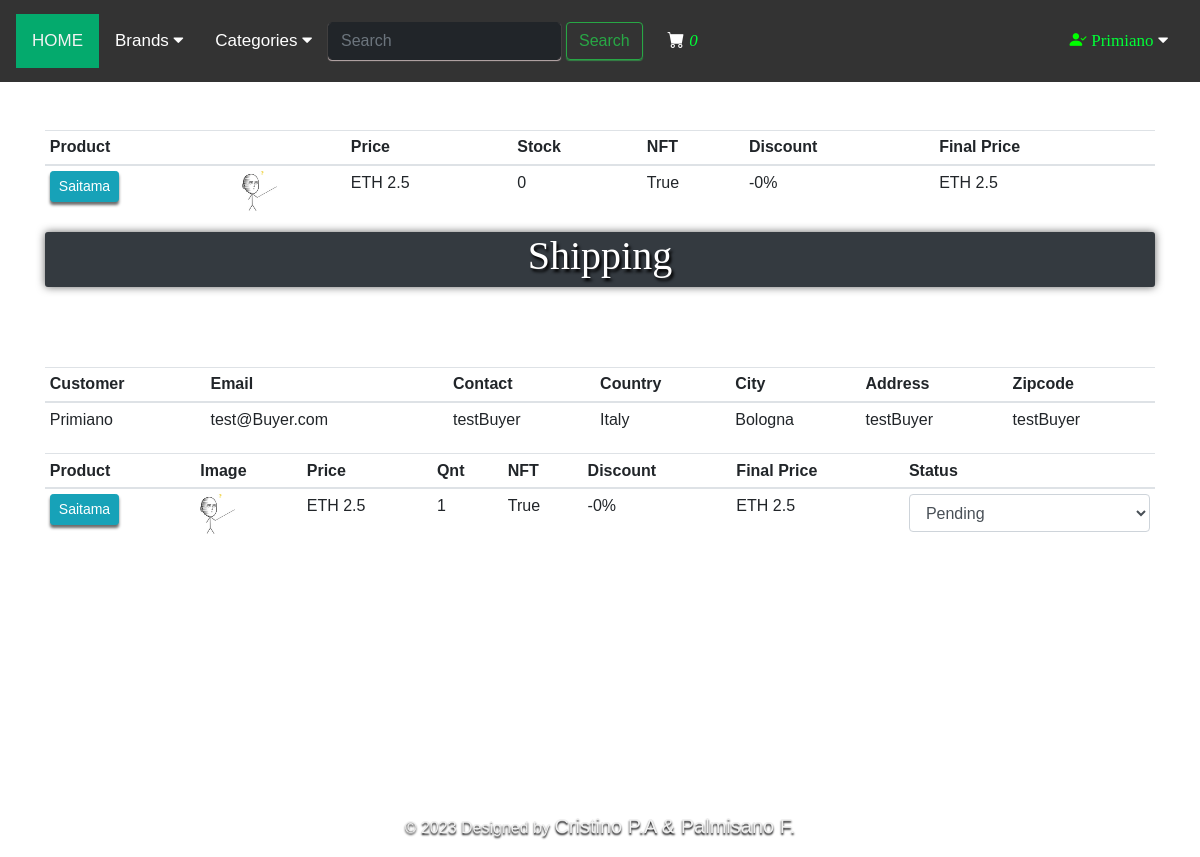
The app's page /customer/order_info/cfa8a533d626276ca2135281667f2c7f (signed in) with its own data.
### src/customers/models.py (models this page shows, shortened)
class Register(db.Model, UserMixin):
    id= db.Column(db.Integer, primary_key=True)
    name= db.Column(db.String(50), unique=False)
    username= db.Column(db.String(50), unique=True)
    email= db.Column(db.String(50), unique=True)
    password= db.Column(db.String(150), unique=False)
    country= db.Column(db.String(50), unique=False)
    city= db.Column(db.String(50), unique=False)
    contact= db.Column(db.String(50), unique=False)
    address= db.Column(db.String(50), unique=False)
    zipcode= db.Column(db.String(50), unique=False)
    profile= db.Column(db.String(200), unique=False, default='profile.jpg')
    date_created= db.Column(db.DateTime, nullable=False, default=datetime.utcnow)

### src/products/models.py (models this page shows, shortened)
class AddProduct(db.Model):
    __searchable__= ['name','desc']
    product_id = db.Column(db.String(50), primary_key=True)
    name = db.Column(db.String(80), nullable=False)
    price = db.Column(db.Numeric(10,8), nullable=False) #0.00000001
    discount = db.Column(db.Integer, default=0)
    stock = db.Column(db.Integer, nullable=False)
    is_nft=db.Column(db.Boolean, nullable=False, default=False)
    nft_hash = db.Column(db.String(200))
    desc = db.Column(db.Text, nullable=False)
    pub_date = db.Column(db.DateTime, nullable=False, default=datetime.utcnow)
    owner_email = db.Column(db.Integer,db.ForeignKey('register.email'), nullable=False)
    mail = db.relationship('Register',foreign_keys='AddProduct.owner_email', backref=db.backref('AddProduct_owner_email', lazy=True))
    owner_address = db.Column(db.String(50), nullable=False, default=None)
    brand_id = db.Column(db.Integer, db.ForeignKey('brand.id'), nullable=False)
    brand = db.relationship('Brand',backref=db.backref('AddProduct_brand', lazy=True))
    category_id= db.Column(db.Integer, db.ForeignKey('category.id'), nullable=False)
    category = db.relationship('Category', backref=db.backref('AddProduct_category', lazy=True))
    image_1= db.Column(db.String(150),nullable=False)
    image_2= db.Column(db.String(150),nullable=True, default=None)
    image_3= db.Column(db.String(150),nullable=True, default=None)

### app.py (the view)
@app.route('/customer/order_info/<product_id>')
@login_required
def order_info(product_id):
    return CustomerManager.order_info(product_id)

### src/customers/models.py (called while the page is built)
@login_manager.user_loader
def user_loader(user_id):
    return Register.query.get(user_id)

    def process_result_value(self, value, dialect):
        if value is None:
            return '{}'
        else:
            return json.loads(value)

### templates/customer/order_info.html (shortened to what this page needs)
{% extends 'layout.html' %}
{% block content %}
{% include 'navbar.html' %}
<div class="container mt-4">
    <div class="row">
        <div class="col-md-12">
            <table class="table table-sm table-hover">
                <thead>
                    <th>Product</th>
                    <th></th>
                    <th>Price</th>
                    <th>Stock</th>
                    {% if reference_product.is_nft %}
                    <th>NFT</th>
                    {%endif %}
                    <th>Discount</th>
                    <th>Final Price</th>
                </thead>
                <tbody>
                    {% set discount = "%0.2f" | format((reference_product.discount/100) * reference_product.price|float)
                    %}
                    <tr>
                        <td><a href="{{url_for('get_product',id=reference_product.product_id)}}"
                                class="btn btn-sm btn-info" method="GET" type="submit"
                                style="box-shadow: 0px 3px 3px rgb(107, 107, 107);">{{reference_product.name}}</a>
                        </td>
                        <td><img src="{{url_for('static', filename='images/' + reference_product.image_1)}}" width="35"
                                height="40">
                        </td>
                        <td class="trailing">ETH {{"%.8f"|format(reference_product.price)}}</td>
                        <td>
                            {{ reference_product.stock }}
                        </td>
                        {% if reference_product.is_nft %}
                        <td>
                            {{ reference_product.is_nft }}
                        </td>
                        {%endif %}
                        {% if reference_product.discount >= 0 %}
                        <td>-{{reference_product.discount}}%</td>
                        {% else %}
                        <td></td>
                        {% endif %}
                        <td class="trailing">ETH {{"%0.8f"|format((reference_product.price|float) - discount|float)}}
                        </td>
                    </tr>
                </tbody>
            </table>
            <h2 class="text-center h1 text-white bg-dark bg-gradient"
                style="text-shadow: 2px 3px 3px black;
                  font-family:Verdana; height: 55px;  margin-top: 5px; border-radius: 3px; box-shadow: 0px 0px 8px rgb(102, 102, 102);">Shipping</h2>
            {% for i in range(orders|length) %}
            {% set order = orders[i]['order'] %}
            {% set customer = orders[i]['customer'] %}
            {% set product = orders[i]['product'] %}
            <br>
            <br>
            <br>
            <table class="table table-sm table-hover">
                <thead>
                    <th>Customer</th>
                    <th>Email</th>
                    <th>Contact</th>
                    <th>Country</th>
                    <th>City</th>
                    <th>Address</th>
                    <th>Zipcode</th>
                </thead>
                <tbody>
                    <tr>
                        <td>
                            {{ customer.name }}
                        </td>
                        <td>
                            {{ customer.email }}
                        </td>
                        <td>
                            {{ customer.contact }}
                        </td>
                        <td>
                            {{ customer.country }}
                        </td>
                        <td>
                            {{ customer.city }}
                        </td>
                        <td>
                            {{ customer.address }}
                        </td>
                        <td>
                            {{ customer.zipcode }}
                        </td>
                    </tr>
                </tbody>
            </table>
            <table class="table table-sm table-hover">
                <thead>
                    <th>Product</th>
                    <th>Image</th>
                    <th>Price</th>
                    <th>Qnt</th>
                    <th>NFT</th>
                    <th>Discount</th>
                    <th>Final Price</th>
                    <th>Status</th>
                </thead>
                <tbody>
                    {% set discount = "%0.2f" | format((product.discount/100) * product.price|float) %}
                    <tr>
                        <td><a href="{{url_for('get_product',id=product.product_id)}}" class="btn btn-sm btn-info"
                                method="GET" type="submit"
                                style="box-shadow: 0px 3px 3px rgb(107, 107, 107);">{{product.name}}</a>
                        </td>
                        <td><img src="{{url_for('static', filename='images/' + product.image_1)}}" width="35"
                                height="40">
                        </td>
                        <td class="trailing">ETH {{"%.8f"|format(product.price)}}</td>
                        <td>
                            {{ product.quantity }}
                        </td>
                        {% if product.is_nft %}
                        <td>
                            {{ product.is_nft }}
                        </td>
                        {% endif %}
                        {% if product.discount >= 0 %}
                        <td>-{{product.discount}}%</td>
                        {% else %}
                        <td></td>
                        {% endif %}
                        <td class="trailing">ETH {{"%0.8f"|format((product.price|float) - discount|float)}}</td>
                        <td>
                            <form id="status_form_{{order.invoice}}"
                                action="{{url_for('update_product_status', id=order.invoice)}}" method="post">
                                <select name="status" id="status" class="form-control" required
                                    onchange="this.form.submit()">
                                    <option value="{{product.status}}" selected>{{product.status}}</option>
                                </select>
                            </form>
                        </td>
                    </tr>
                </tbody>
            </table>
            {% endfor %}
        </div>
    </div>
</div>
{% include 'footer.html' %}
{% endblock content %}

### templates/layout.html (shortened to what this page needs)
<!doctype html>
<html lang="pt-br">
<head>
  <link rel="stylesheet" href="https://cdn.jsdelivr.net/npm/bootstrap@4.4.1/dist/css/bootstrap.min.css">
  <link rel="stylesheet" href="https://cdn.jsdelivr.net/npm/bootstrap-icons@1.9.1/font/bootstrap-icons.css">
  <link rel="stylesheet" href="https://cdnjs.cloudflare.com/ajax/libs/font-awesome/4.7.0/css/font-awesome.min.css">
</head>
<body>
  {% block content %}
  {% endblock content %}
</body>
</html>

### templates/navbar.html (shortened to what this page needs)
<div class="topnav" id="myTopnav">
    <a href="{{ url_for('home') }}" class="active">HOME</a>
    <div class="dropdown">
        <button class="dropbtn">Brands
            <i class="fa fa-caret-down"></i>
        </button>
    </div>
    <div class="dropdown">
        <button class="dropbtn">Categories
            <i class="fa fa-caret-down"></i>
        </button>
    </div>
    <div id="search_no_responsive" name="search_no_responsive">
        <a id="search_box" name="search_box">
            <form class="d-flex" role="search" action="{{url_for('result')}}">
                <input class="form-control" type="search" placeholder="Search" aria-label="Search" name="q" style=" border-color: #212529; background-color: #212529;
                box-shadow: 0px 1px 1px rgb(189, 173, 173); color: #ffff;">
                <button class="btn btn-outline-success" type="submit"
                    style="margin-left: 5px;  box-shadow:0px 1px 1px rgb(53, 131, 70);">Search</button>
            </form>
        </a>
    </div>
    <a href="{{url_for('getcart')}}" class="nav-link" style="color: #ffff; margin-left: 5px; min-width: 70px;"
        title="Cart">
        <i class="bi bi-cart-fill">
            <span
                style="color: rgb(0, 255, 55); font-family: 'Verdana'; font: bold;">{{session['Shoppingcart']|length}}</span>
        </i>
    </a>
    {% if logged==True %}
    <div class="dropdown" id="log_user" name="log_user">
        <button class="dropbtn">
            <i class="bi bi-person-check-fill" style="color: rgb(0, 255, 0);"></i>
            <span style="color: rgb(0, 255, 55); font-family: 'Verdana';">{{current_user.name}}</span>
            <i class="fa fa-caret-down"></i>
        </button>
    </div>
    {% endif %}
</div>
<br>

### templates/footer.html
<footer class="text-centert" style="margin-top: 20%;">
    <div class="text-center p-3" style="color: rgb(240, 240, 240); text-shadow: 0px 2px 2px rgb(0, 1, 2);">
        © 2023 Designed by
        <a class="text-center" href="http://www.github.com/Frankgamer97" style="color: rgb(240, 240, 240); font-style: bold;
          font-size: 20px; text-shadow: 0px 2px 2px rgb(0, 1, 2);">Cristino P.A & Palmisano F.</a>
    </div>
</footer>

### templates/navbar.html (style rules this page uses)
body { margin: 0; font-family: Arial }
.topnav { overflow: hidden; background-color: #333; padding: 14px 16px; }
.topnav a { float: left; display: block; color: #f2f2f2; text-align: center; padding: 14px 16px; text-decoration: none; font-size: 17px; }
.topnav a:has(.d-flex) { padding: 0px 0px; }
.active { background-color: #04AA6D; color: white; }
.dropdown { float: left; overflow: hidden; }
.dropdown .dropbtn { font-size: 17px; border: none; outline: none; color: white; padding: 14px 16px; background-color: inherit; font-family: inherit; margin: 0; }
#log_user, #cust_reg, #cust_log { float: right; }
.topnav .d-flex { margin-top: 8px; }

### records on screen
Register: name "Primiano", email "test@Buyer.com", contact "testBuyer", country "Italy", city "Bologna", address "testBuyer", zipcode "testBuyer"
AddProduct: name "Saitama", image_1 (picture), price "2.5", stock "0", is_nft "True", discount "0", (reference_product.price|float)-discount|float "2.5", quantity "1", (product.price|float)-discount|float "2.5"

### other values on screen
{{ session['Shoppingcart']|length }} "0"
form field status "Pending"
